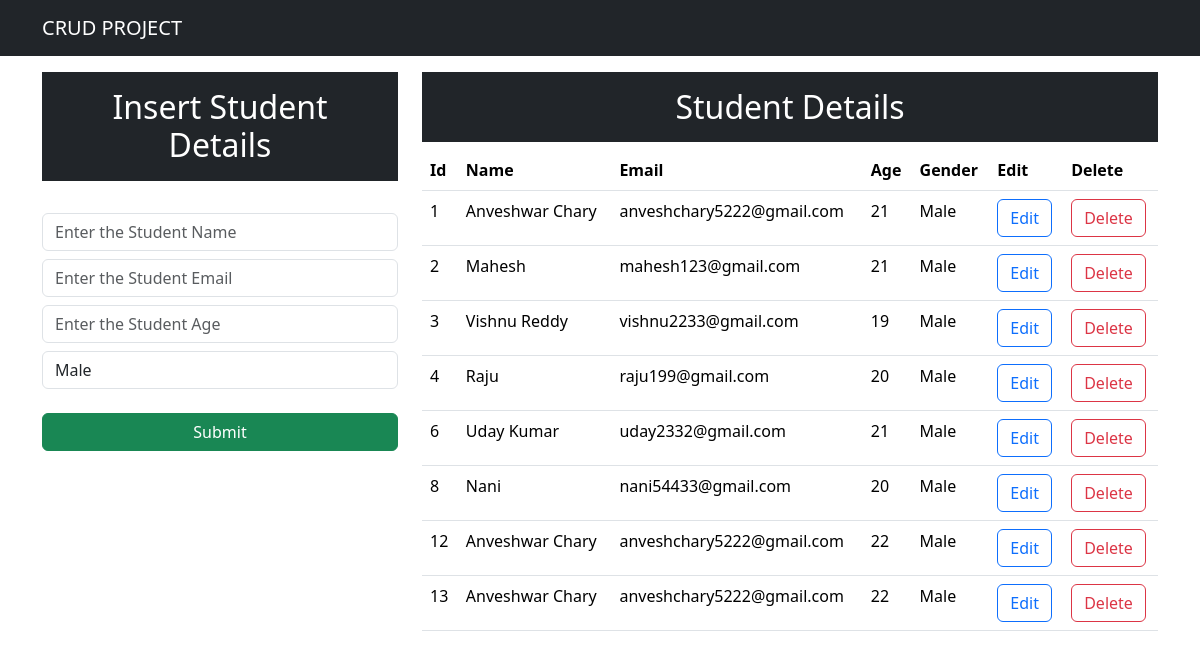
Before: / with the older database file.
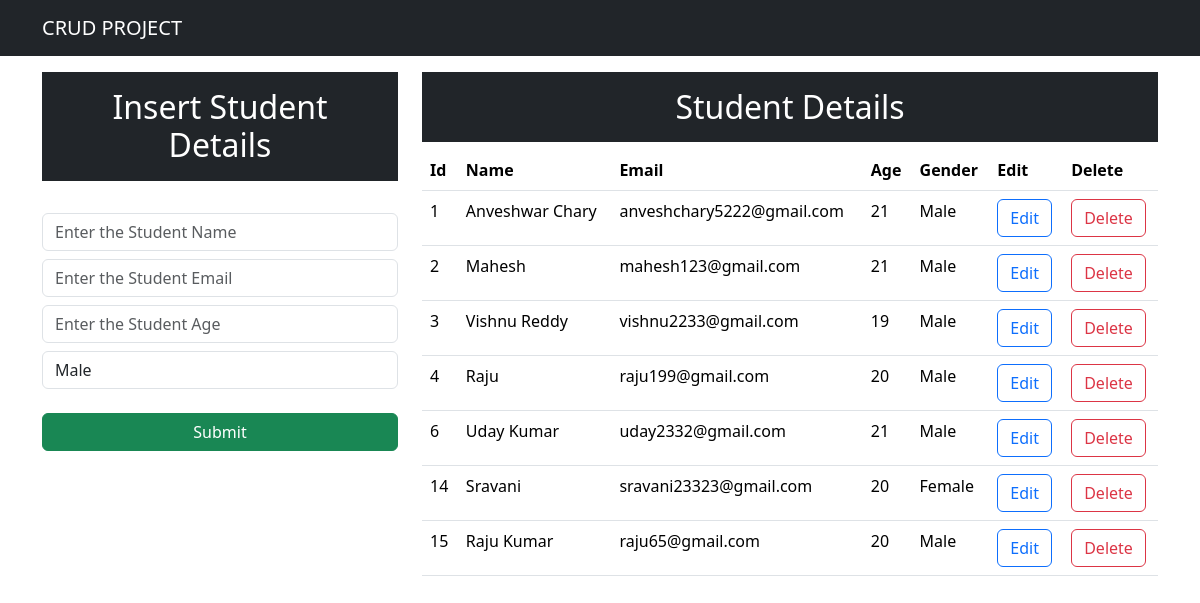
After: the same page with the newer database file.
### app/models.py (models this page shows, shortened)
class Student(models.Model):
    name=models.CharField(max_length=25,blank=False)
    email=models.EmailField()
    age=models.IntegerField()
    gender=models.CharField(max_length=25,blank=False)

### app/views.py (the view)
# urls.py: path('',views.index,name="index"),
def index(request):
    data=Student.objects.all()
    context={"data":data}
    return render(request,"index.html",context)

### templates/index.html (shortened to what this page needs)
<!DOCTYPE html>
<html lang="en">
<head>
    <link href="https://cdn.jsdelivr.net/npm/bootstrap@5.3.2/dist/css/bootstrap.min.css" rel="stylesheet">
</head>
<body>
    <nav class="navbar navbar-expand-lg navbar-dark bg-dark">
        <div class="container">
        <a class="navbar-brand" href="#">CRUD PROJECT</a>
    </div>
    </nav>
    <div class="container mt-3">
        <div class="row">
        <div class="col-md-4">
            <h2 class="bg-dark text-white text-center p-3">Insert Student Details</h2>
            <br>
            <form action="/insert" method="post">{% csrf_token %}
                <div class="form-group">
                    <input type="text" class="form-control" placeholder="Enter the Student Name" name="name" required>
                </div>
                <div class="form-group">
                    <input type="email" class="form-control mt-2" placeholder="Enter the Student Email" name="email" required>
                </div>
                <div class="form-group">
                    <input type="number" class="form-control mt-2" placeholder="Enter the Student Age" name="age" required>
                </div>
                <div class="form-group">
                    <select name="gender" class="form-control mt-2" id="gender">
                        <option value="Male">Male</option>
                    </select>
                </div>
                <br>
                <div class="d-grid gap-2">
                    <button class="btn btn-success" type="submit">Submit</button>
                </div>
            </form>
        </div>
        <div class="col-md-8">
            <h2 class="text-center text-white bg-dark p-3">Student Details</h2>
            <table class="table">
                <thead>
                    <tr>
                        <th>Id</th>
                        <th>Name</th>
                        <th>Email</th>
                        <th>Age</th>
                        <th>Gender</th>
                        <th>Edit</th>
                        <th>Delete</th>
                    </tr>
                </thead>
                <tbody>
                    {% for d in data %}
                    <tr>
                        <td>{{d.id}}</td>
                       <td>{{d.name}}</td>
                       <td>{{d.email}}</td>
                       <td>{{d.age}}</td>
                       <td>{{d.gender}}</td>
                       <td><a button href="/update/{{d.id}}" class="btn btn-outline-primary">Edit</a></button></td>
                       <td><a button href="/delete/{{d.id}}" class="btn btn-outline-danger">Delete</a></button></td>
                    </tr>
                    {% endfor %}
                </tbody>
            </table>
        </div>
    </div>
</div>
</body>
</html>

Changed rows visible on the page:
removed Student: id "8", name "Nani", email "nani54433@gmail.com", age "20", gender "Male"
removed Student: id "12", name "Anveshwar Chary", email "anveshchary5222@gmail.com", age "22", gender "Male"
removed Student: id "13", name "Anveshwar Chary", email "anveshchary5222@gmail.com", age "22", gender "Male"
added Student: id "14", name "Sravani", email "sravani23323@gmail.com", age "20", gender "Female"
added Student: id "15", name "Raju Kumar", email "raju65@gmail.com", age "20", gender "Male"
